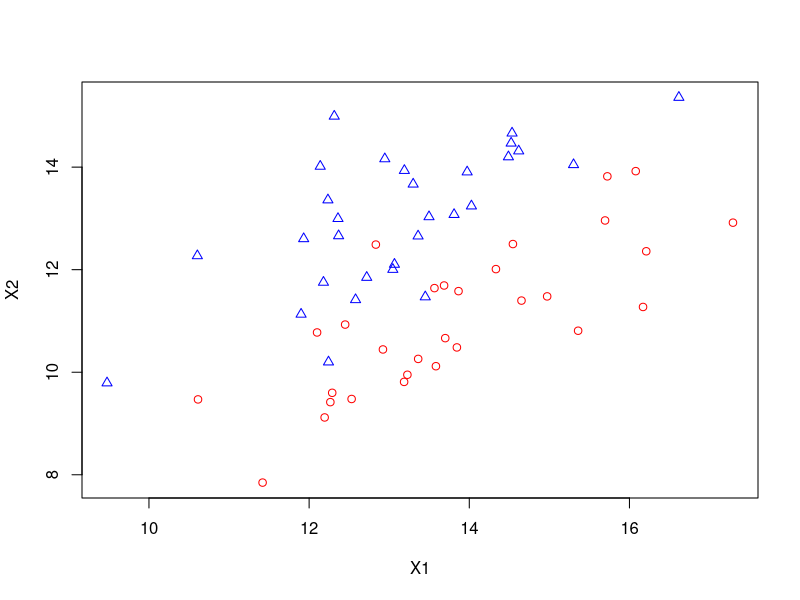
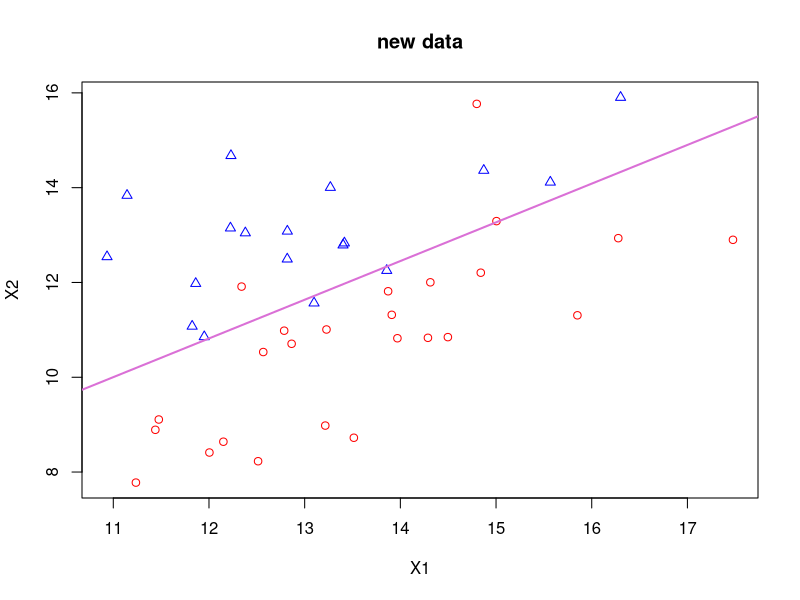

Recreate these plots in R, in order.
### 人工データによる判別（２群の場合）
require(MASS)
set.seed(123) # 乱数のシード
## 訓練データの準備 (判別関数の推定に用いる)
mu1 <- c(14,11)
mu2 <- c(13,13)
Sigma <- matrix(c(1,0.7,0.7,1),2,2)*2.5
n <- 30
x1 <- mvrnorm(n,mu=mu1,Sigma=Sigma)
x2 <- mvrnorm(n,mu=mu2,Sigma=Sigma)
X <- data.frame(rbind(x1,x2),
                cat=as.factor(rep(c(0,1),each=n)))
head(X) # データの確認 (cat=0)
tail(X) # データの確認 (cat=1)
plot(X[,1:2],pch=as.numeric(X[,3]),
     col=c("red","blue")[as.numeric(X[,3])])

## 判別関数の作成
(myld <- lda(cat ~ X1 + X2, data=X))

## 新しいデータの準備 (判別関数の性能を評価)
n1 <- 25
n2 <- 18
x1new <- mvrnorm(n1,mu=mu1,Sigma=Sigma)
x2new <- mvrnorm(n2,mu=mu2,Sigma=Sigma)
Xnew <- data.frame(rbind(x1new,x2new),
                   cat=as.factor(c(rep(0,n1),rep(1,n2))))
## 推定した判別関数で予測
mypred<-predict(myld, newdata=Xnew[,1:2]) # Xnewを判別
table(true=Xnew$cat, pred=mypred$class)   # 真のクラスと予測されたクラスの比較
## 予測を真の分類と比較
mypred$class # 予測
Xnew$cat     # 真の値
## 結果の図示
plot(Xnew[,1:2], pch=as.numeric(Xnew[,3]),
     col=c("red","blue")[as.numeric(Xnew[,3])], main="new data")
## 判別境界を求める
myline <- function(z){
    a0<-as.vector(colMeans(z$means) %*% z$scaling)
    a<-c(a0/z$scaling[2],-z$scaling[1]/z$scaling[2])
    return(a)}
abline(myline(myld),col="orchid",lwd=2)
